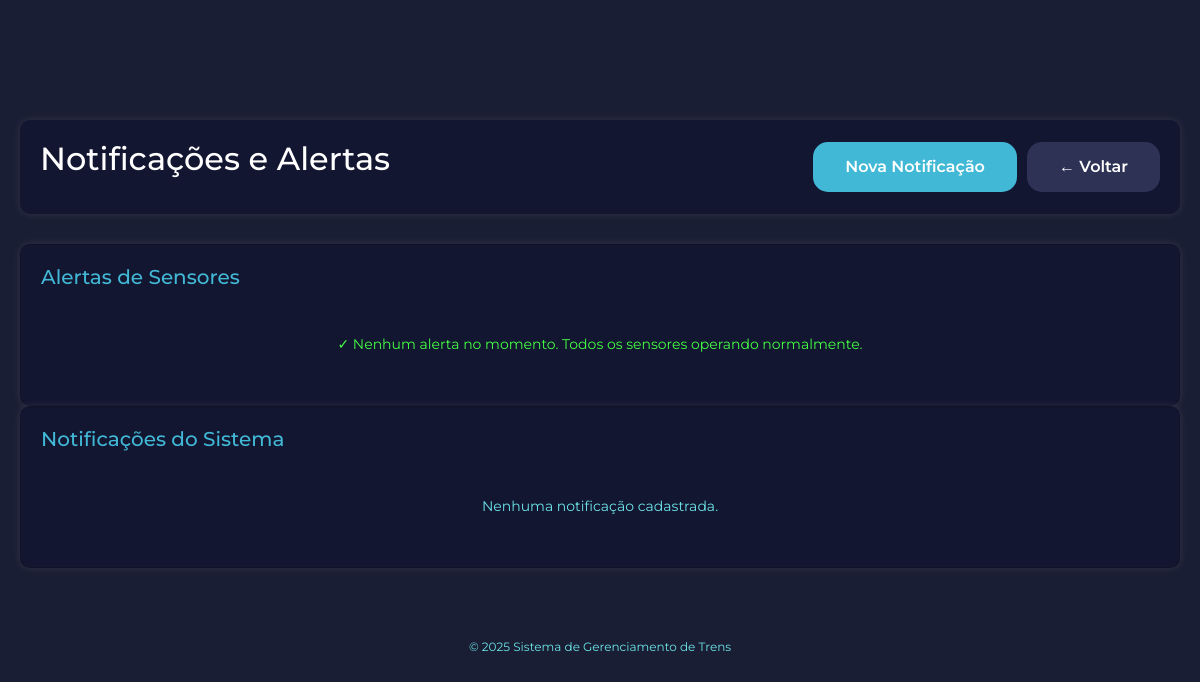
The app's page /notificacoes/listar.php (signed in), older data.
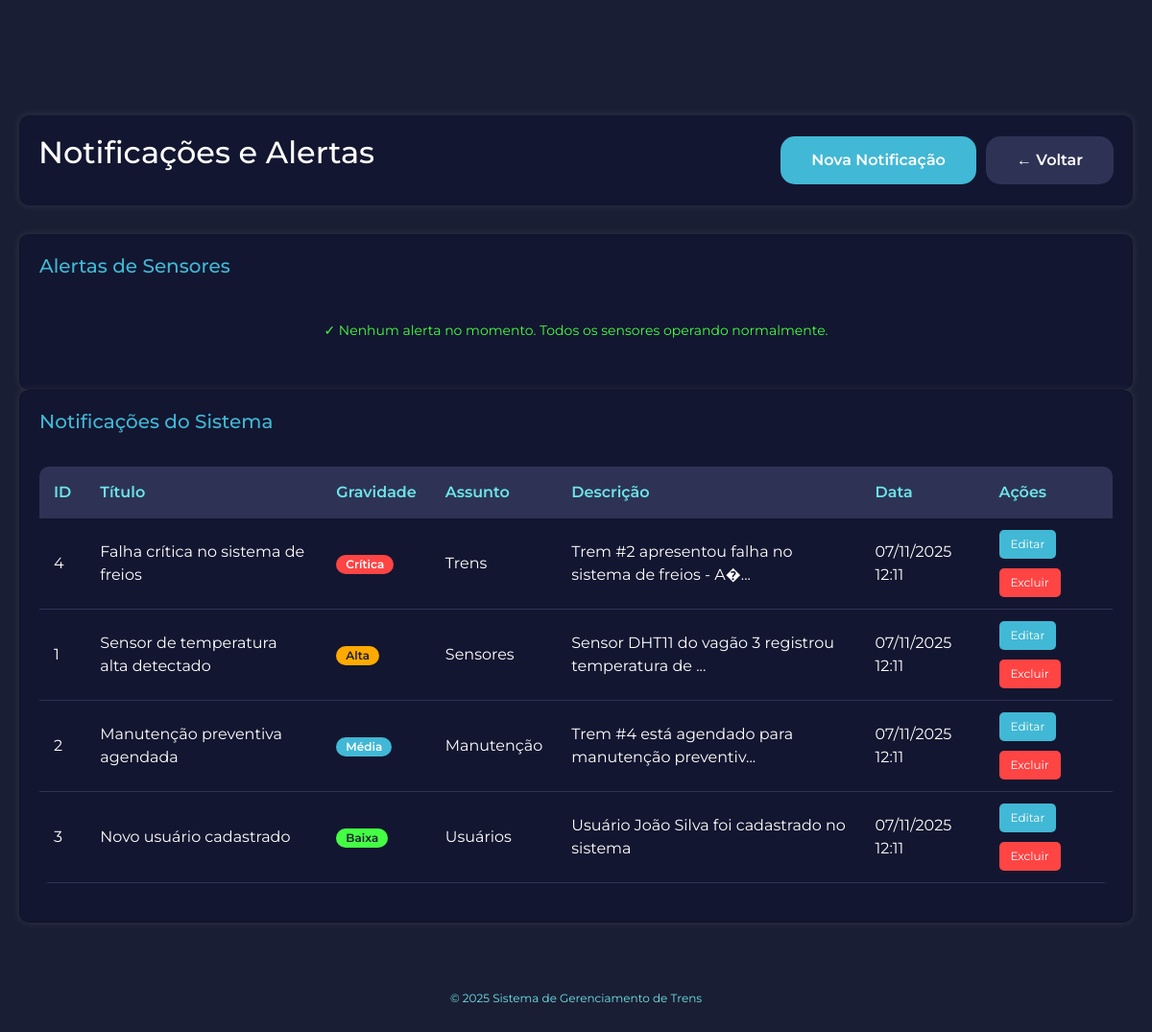
The same page, newer data.
### tables this page shows
CREATE TABLE notificacoes (
    id_notificacao INT NOT NULL AUTO_INCREMENT PRIMARY KEY,
    titulo_notificacao VARCHAR(200) NOT NULL,
    gravidade ENUM('critica', 'alta', 'media', 'baixa') NOT NULL DEFAULT 'media',
    descricao_notificacao TEXT NOT NULL,
    assunto ENUM('trens', 'sensores', 'manutencao', 'rotas', 'usuarios') NOT NULL,
    lida TINYINT(1) DEFAULT 0,
    criado_em TIMESTAMP DEFAULT CURRENT_TIMESTAMP,
    
    INDEX idx_gravidade (gravidade),
    INDEX idx_assunto (assunto),
    INDEX idx_lida (lida),
    INDEX idx_criado (criado_em)
);

### verificar_sessao.php (called while the page is built, shortened)
<?php
function estaLogado() {
    return isset($_SESSION['logado']) &&
           $_SESSION['logado'] === true &&
           isset($_SESSION['usuario_id']);
}
function ehAdmin() {
    return isset($_SESSION['usuario_tipo']) &&
           $_SESSION['usuario_tipo'] === 'admin';
}
?>

### config.php (called while the page is built, shortened)
<?php
function sanitizar($texto) {
    return htmlspecialchars($texto, ENT_QUOTES, 'UTF-8');
}
function formatarTimestamp($timestamp) {
    $dt = new DateTime($timestamp);
    return $dt->format('d/m/Y H:i');
}
?>

### notificacoes/listar.php (the view, shortened to what this page needs)
<?php
require_once '../verificar_sessao.php';
require_once '../config.php';
$ehAdmin = ehAdmin();
try {
    $sqlAlertas = "SELECT 'Temperatura Alta' as tipo_alerta,
                   CONCAT('Sensor #', id_sensor, ' - ', temperatura, '°C') as mensagem,
                   timestamp_leitura as data_alerta
                   FROM sensores
                   WHERE tipo_sensor = 'umidade_temperatura'
                   AND temperatura > 40
                   ORDER BY timestamp_leitura DESC
                   LIMIT 5";
    $stmtAlertas = $pdo->query($sqlAlertas);
    $alertasSensores = $stmtAlertas->fetchAll();
    $sqlUmidade = "SELECT 'Umidade Baixa' as tipo_alerta,
                   CONCAT('Sensor #', id_sensor, ' - ', umidade, '%') as mensagem,
                   timestamp_leitura as data_alerta
                   FROM sensores
                   WHERE tipo_sensor = 'umidade_temperatura'
                   AND umidade < 30
                   ORDER BY timestamp_leitura DESC
                   LIMIT 5";
    $stmtUmidade = $pdo->query($sqlUmidade);
    $alertasUmidade = $stmtUmidade->fetchAll();
    $alertas = array_merge($alertasSensores, $alertasUmidade);
} catch(PDOException $e) {
    $alertas = [];
}
try {
    $sql = "SELECT * FROM notificacoes ORDER BY
            CASE gravidade
                WHEN 'critica' THEN 1
                WHEN 'alta' THEN 2
                WHEN 'media' THEN 3
                WHEN 'baixa' THEN 4
            END, criado_em DESC";
    $stmt = $pdo->query($sql);
    $notificacoes = $stmt->fetchAll();
} catch(PDOException $e) {
    $erro = "Erro ao buscar notificações.";
    $notificacoes = [];
}
?>
<!DOCTYPE html>
<html lang="pt-BR">
<head>
    <link href="https://cdn.jsdelivr.net/npm/bootstrap@5.3.8/dist/css/bootstrap.min.css" rel="stylesheet">
    <link rel="stylesheet" href="../css/estilo.css">
</head>
<body>
    <div class="container" style="padding-top: 120px;">
        <div class="header-dashboard">
            <h1>Notificações e Alertas</h1>
            <div style="display: flex; gap: 10px;">
                <?php if ($ehAdmin): ?>
                <a href="cadastrar.php" class="botao botao-primario">Nova Notificação</a>
                <?php endif; ?>
                <a href="../dashboard.php" class="botao botao-secundario">← Voltar</a>
            </div>
        </div>
        <div class="card">
            <h2>Alertas de Sensores</h2>
            <?php if (empty($alertas)): ?>
                <p style="text-align: center; color: #44ff44; padding: 20px;">
                    ✓ Nenhum alerta no momento. Todos os sensores operando normalmente.
                </p>
            <?php endif; ?>
        </div>
        <div class="card">
            <h2>Notificações do Sistema</h2>
            <?php if (empty($notificacoes)): ?>
                <p style="text-align: center; color: #6ce5e8; padding: 20px;">
                    Nenhuma notificação cadastrada.
                </p>
            <?php else: ?>
                <div class="tabela-container">
                    <table class="tabela">
                        <thead>
                            <tr>
                                <th>ID</th>
                                <th>Título</th>
                                <th>Gravidade</th>
                                <th>Assunto</th>
                                <th>Descrição</th>
                                <th>Data</th>
                                <?php if ($ehAdmin): ?>
                                <th>Ações</th>
                                <?php endif; ?>
                            </tr>
                        </thead>
                        <tbody>
                            <?php foreach($notificacoes as $notif): ?>
                            <tr>
                                <td><?= $notif['id_notificacao'] ?></td>
                                <td><?= sanitizar($notif['titulo_notificacao']) ?></td>
                                <td>
                                    <?php
                                    $badges = [
                                        'critica' => 'badge-cancelada',
                                        'alta' => 'badge-pendente',
                                        'media' => 'badge-andamento',
                                        'baixa' => 'badge-concluida'
                                    ];
                                    $nomes = [
                                        'critica' => 'Crítica',
                                        'alta' => 'Alta',
                                        'media' => 'Média',
                                        'baixa' => 'Baixa'
                                    ];
                                    $classe = $badges[$notif['gravidade']] ?? '';
                                    ?>
                                    <span class="badge <?= $classe ?>">
                                        <?= $nomes[$notif['gravidade']] ?>
                                    </span>
                                </td>
                                <td>
                                    <?php
                                    $assuntos = [
                                        'trens' => 'Trens',
                                        'sensores' => 'Sensores',
                                        'manutencao' => 'Manutenção',
                                        'rotas' => 'Rotas',
                                        'usuarios' => 'Usuários'
                                    ];
                                    echo $assuntos[$notif['assunto']] ?? ucfirst($notif['assunto']);
                                    ?>
                                </td>
                                <td><?= sanitizar(substr($notif['descricao_notificacao'], 0, 50)) ?><?= strlen($notif['descricao_notificacao']) > 50 ? '...' : '' ?></td>
                                <td><?= formatarTimestamp($notif['criado_em']) ?></td>
                                <?php if ($ehAdmin): ?>
                                <td>
                                    <div class="tabela-acoes">
                                        <a href="editar.php?id=<?= $notif['id_notificacao'] ?>"
                                           class="btn-tabela btn-editar">Editar</a>
                                        <a href="excluir.php?id=<?= $notif['id_notificacao'] ?>"
                                           class="btn-tabela btn-excluir"
                                           onclick="return confirm('Excluir esta notificação?')">Excluir</a>
                                    </div>
                                </td>
                                <?php endif; ?>
                            </tr>
                            <?php endforeach; ?>
                        </tbody>
                    </table>
                </div>
            <?php endif; ?>
        </div>
        <div class="rodape">
            <p>© 2025 Sistema de Gerenciamento de Trens</p>
        </div>
    </div>
</body>
</html>

### css/estilo.css (style rules this page uses)
* { margin: 0; padding: 0; box-sizing: border-box; font-family: "Montserrat", sans-serif; }
body { background-color: #1a1e34; color: white; min-height: 100vh; }
.container { max-width: 1200px; margin: 0 auto; padding: 20px; }
h1 { color: white; font-size: 2rem; margin-bottom: 1rem; }
h2 { color: #41b8d5; font-size: 1.5rem; margin-bottom: 1rem; }
.botao { padding: 0.8rem 2rem; border: none; border-radius: 15px; cursor: pointer; font-size: 16px; font-weight: 600; transition: all 0.3s; text-decoration: none; display: inline-block; }
.botao-primario { background-color: #41b8d5; color: white; }
.botao-secundario { background-color: #2e3356; color: white; }
.header-dashboard { background-color: #131630; border-radius: 10px; padding: 20px; margin-bottom: 30px; display: flex; justify-content: space-between; align-items: center; box-shadow: 0px 0px 10px rgba(255, 255, 255, 0.1); flex-wrap: wrap; gap: 15px; }
.card { background-color: #131630; border-radius: 10px; padding: 20px; box-shadow: 0px 0px 10px rgba(255, 255, 255, 0.1); }
.card h2 { color: #41b8d5; margin-bottom: 15px; font-size: 20px; }
.card p { color: white; margin: 10px 0; font-size: 14px; }
.tabela-container { overflow-x: auto; margin: 20px 0; }
.tabela { width: 100%; border-collapse: collapse; background-color: #131630; border-radius: 10px; overflow: hidden; }
.tabela thead { background-color: #2e3356; }
.tabela th { padding: 15px; text-align: left; color: #6ce5e8; font-weight: 600; }
.tabela td { padding: 12px 15px; border-bottom: 1px solid #2e3356; color: white; }
.tabela-acoes { display: flex; gap: 10px; flex-wrap: wrap; }
.btn-tabela { padding: 6px 12px; border: none; border-radius: 5px; cursor: pointer; font-size: 12px; text-decoration: none; display: inline-block; transition: all 0.2s; }
.btn-editar { background-color: #41b8d5; color: white; }
.btn-excluir { background-color: #ff4444; color: white; }
.badge { display: inline-block; padding: 4px 10px; border-radius: 12px; font-size: 12px; font-weight: 600; }
.badge-pendente { background-color: #ffaa00; color: #1a1e34; }
.badge-andamento { background-color: #41b8d5; color: white; }
.badge-concluida { background-color: #44ff44; color: #1a1e34; }
.badge-cancelada { background-color: #ff4444; color: white; }
.rodape { text-align: center; margin-top: 50px; padding: 20px; color: #6ce5e8; font-size: 12px; }

Row changes from the older to the newer data that the page shows:
added notificacoes: id_notificacao "4", titulo_notificacao "Falha crítica no sistema de freios", gravidade "Crítica", assunto "Trens", descricao_notificacao "Trem #2 apresentou falha no sistema de freios - A�", criado_em "07/11/2025 12:11"
added notificacoes: id_notificacao "1", titulo_notificacao "Sensor de temperatura alta detectado", gravidade "Alta", assunto "Sensores", descricao_notificacao "Sensor DHT11 do vagão 3 registrou temperatura de", criado_em "07/11/2025 12:11"
added notificacoes: id_notificacao "2", titulo_notificacao "Manutenção preventiva agendada", gravidade "Média", assunto "Manutenção", descricao_notificacao "Trem #4 está agendado para manutenção preventiv", criado_em "07/11/2025 12:11"
added notificacoes: id_notificacao "3", titulo_notificacao "Novo usuário cadastrado", gravidade "Baixa", assunto "Usuários", descricao_notificacao "Usuário João Silva foi cadastrado no sistema", criado_em "07/11/2025 12:11"
Text that changed along with them:
text no longer shown: "Nenhuma notificação cadastrada."
text now shown: "ID Título Gravidade Assunto Descrição Data Ações"
